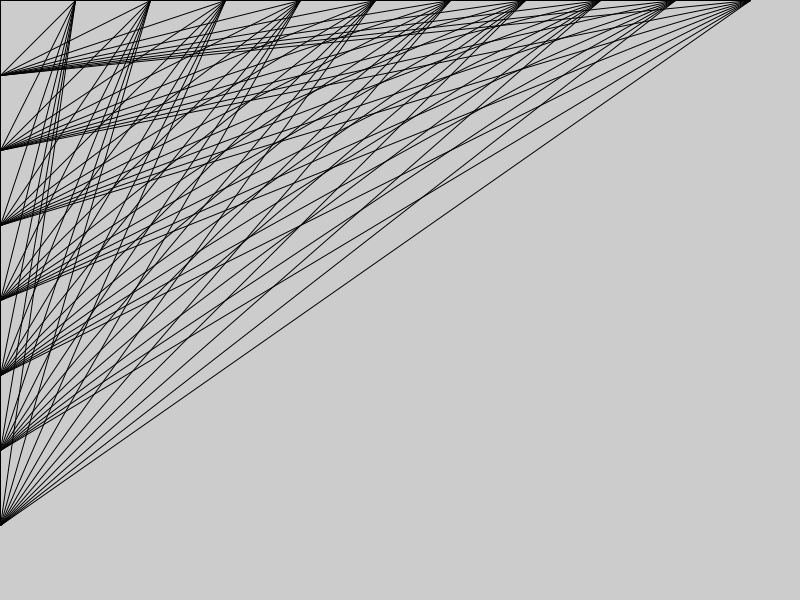
Frame 1 (no input)
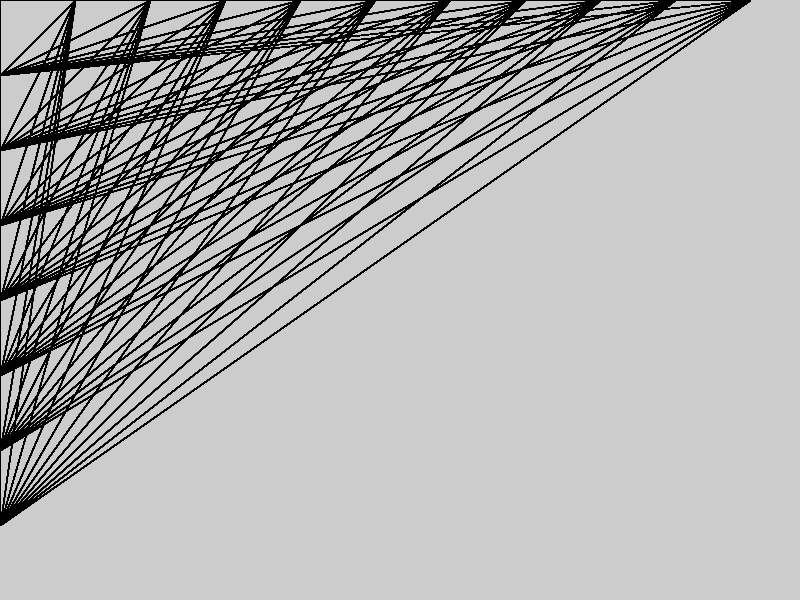
Frame 60 (the mouse pressed at the canvas centre just before this capture)
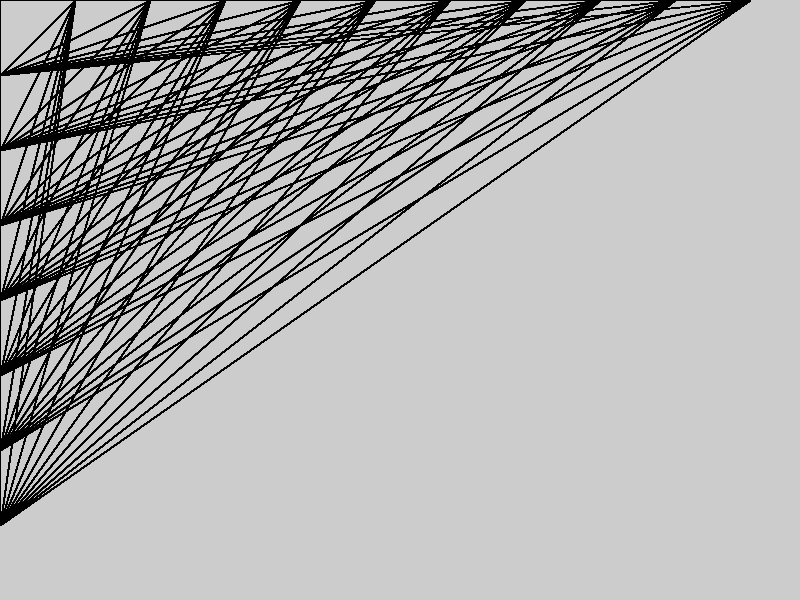
Frame 120 (the mouse held since frame 60 and released just before this capture)

The Processing sketch that drew these frames (run headless with seeded random() and noise(); from frame 60 on, the mouse is pressed at the canvas centre):

// Processing sketch: hw3a
// ── hw3a.pde
void  setup () {
  size(800,600);
  }
  
  void draw() {   
    for (int x = 0; x < width ; x += 75) {         //x += 75
      for (int y = 0; y<height ; y+=75){        
        line ( x , 0 , 0 , y);
      }
    }
  }
